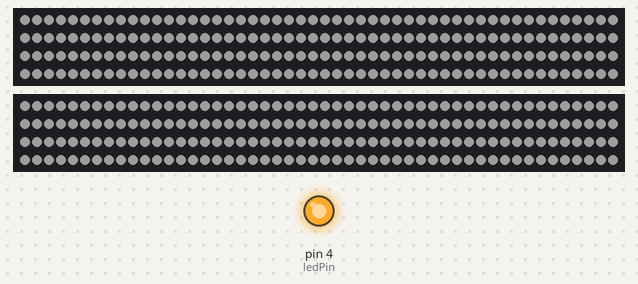
A sketch run on a simulated Arduino Uno, built with avr-gcc and run on an emulated ATmega328P. On the bench: 2 × 200 RGB LEDs in strip order, left to right, continuing on the next row, output pins drawn as LEDs (lit = HIGH). Dim RGB values are drawn brighter than linear.

Above: at 1.1 s.

The sketch:

SolidColorTest.ino
```cpp
#include <FastLED.h>

#define DATA_PIN_1    12
//#define DATA_PIN_1    27
#define DATA_PIN_2    18
#define NUM_LEDS    200
#define BRIGHTNESS  64
#define LED_TYPE    WS2812B
#define COLOR_ORDER GRB
CRGB leds1[NUM_LEDS];
CRGB leds2[NUM_LEDS];
int ledPin = 4;


void setup() {

    pinMode(ledPin, OUTPUT);
    delay( 1000 ); // power-up safety delay
    FastLED.addLeds<LED_TYPE, DATA_PIN_1, COLOR_ORDER>(leds1, NUM_LEDS).setCorrection( TypicalLEDStrip );
    FastLED.addLeds<LED_TYPE, DATA_PIN_2, COLOR_ORDER>(leds2, NUM_LEDS).setCorrection( TypicalLEDStrip );

    //FastLED.setBrightness(  BRIGHTNESS );
    FastLED.setMaxPowerInVoltsAndMilliamps (5, 2000);

    fill_solid(leds1,NUM_LEDS, CRGB::White);
    fill_solid(leds2,NUM_LEDS, CRGB::White);
    FastLED.show();

    FastLED.setDither( 0 );

    digitalWrite(ledPin, HIGH);

}


void loop()
{
   fill_solid(leds1,NUM_LEDS, CRGB::White);
   fill_solid(leds2,NUM_LEDS, CRGB::White);
   FastLED.show();
}
```
